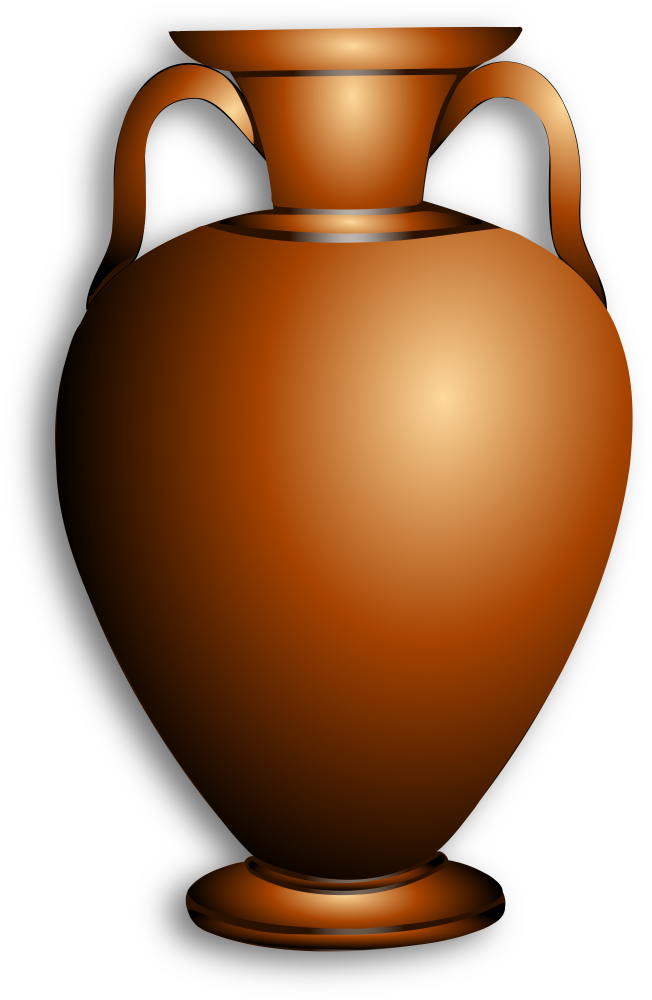
#> input picture assets/artisan.png, 1304 x 2000 px (shown at 1/2 size)
$ python render_card_images.py   (older library calls are emulated)
#> lines starting #> are read from the running program, lines starting #| are printed output that depends on the picture
""" Generate card images from JSON definition of the cards

TODO:
  * create a renderer which has fonts etc, so each function has input triple
    img, card, renderer
  * renderer is a class instance?
  * Font improvement: https://stackoverflow.com/questions/5414639/python-imaging-library-text-rendering

"""
import json
import re

from PIL import Image, ImageDraw, ImageFont, ImageOps
import pandas as pd
import random


# [5 lines left out: function get_fill_color, not called in this run]


def scale_xy(img, xy):
  return (img.size[0]*xy[0], img.size[1]*xy[1])


# [250 lines left out: functions render_text_with_assets, get_smart_text, render_card_name, render_symbol, render_influence_color, render_achievement and 11 more, not called in this run]

# fonts: https://www.urbanfonts.com/fonts/greek-fonts.htm
# matching colors designer:
# https://coolors.co/00a693-703529-c8bfc7-7a9b76-8a7e72
FONT = "assets/GRECOromanLubedWrestling.ttf"

# (28, 57, 187), https://en.wikipedia.org/wiki/Persian_blue
# TODO: what if just single big resource dict?
# - what about defining this data in google sheets?
# - this is now used directly to map the empire name, so would need a nested dict
# - just add to RESOURCES the SIDE_COLORS as 'side_colors'
SIDE_COLORS = {
    # green
    'Persia': (0, 166, 147),
    # red
    'Greece': (112, 53, 41),
    # gray
    'Neutral': (200, 191, 199),
    # yellow, "royal"
    'All': (250,169,22),
    # this is red + green, bright
    #'All': (254,234,0),
}
# all: FEEA00, FFD166, FAA916
# Greek:
# https://www.color-hex.com/color-palette/56669
#GREEK_COLOR = (112, 53, 41)

# create huge global dict that has all assets
ASSET_SIZE = (50, 50)
ASSET_SIZE_SMALL = (35, 35)
ASSETS = {
  'artisan': Image.open("assets/artisan.png").resize(ASSET_SIZE, Image.BILINEAR),
  'blood': Image.open("assets/blood.png").resize(ASSET_SIZE_SMALL, Image.BILINEAR),
  'slave': Image.open("assets/blood.png").resize(ASSET_SIZE_SMALL, Image.BILINEAR),
  'farmer': Image.open("assets/farmer3.png").resize(ASSET_SIZE, Image.BILINEAR),
  'sword': Image.open("assets/sword.png").resize(ASSET_SIZE, Image.BILINEAR),
  'trimeme': Image.open("assets/trimeme3.png").resize(ASSET_SIZE, Image.BILINEAR),
  'noble': Image.open("assets/crown2.png").resize(ASSET_SIZE, Image.BILINEAR),
  #'philosopher': Image.open("assets/philosopher2.png").resize(ASSET_SIZE, Image.BILINEAR),
  'influence': Image.open("assets/influence.png").resize(ASSET_SIZE, Image.BILINEAR),
}
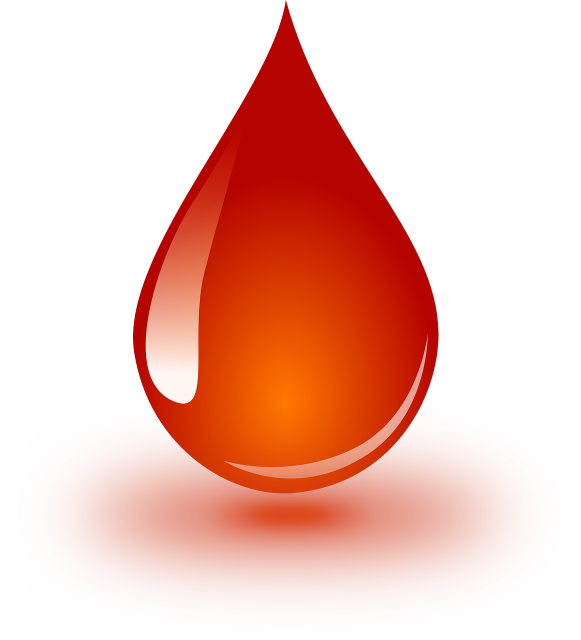
#> input picture assets/blood.png, 1161 x 1280 px (shown at 1/2 size)
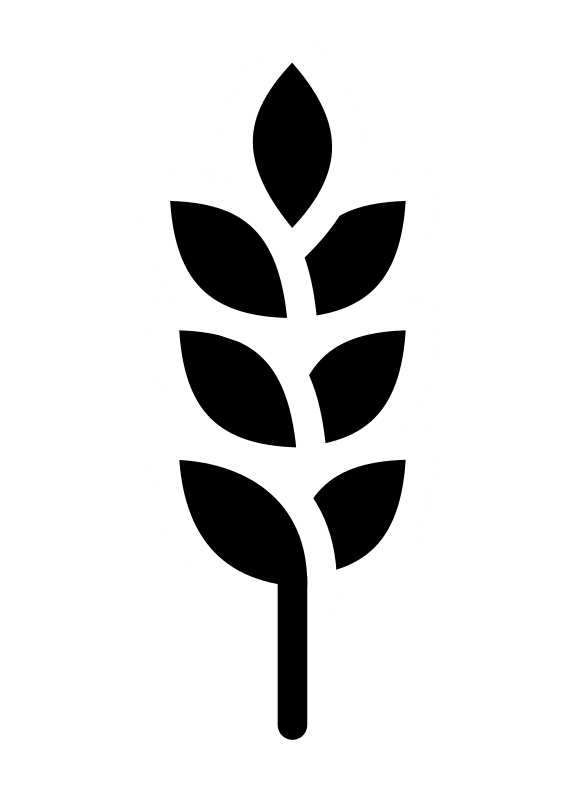
#> input picture assets/farmer3.png, 585 x 800 px
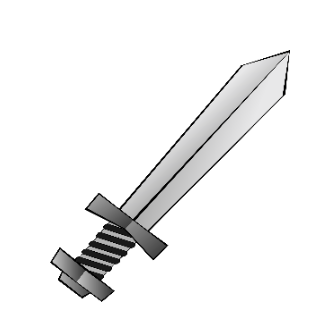
#> input picture assets/sword.png, 326 x 336 px
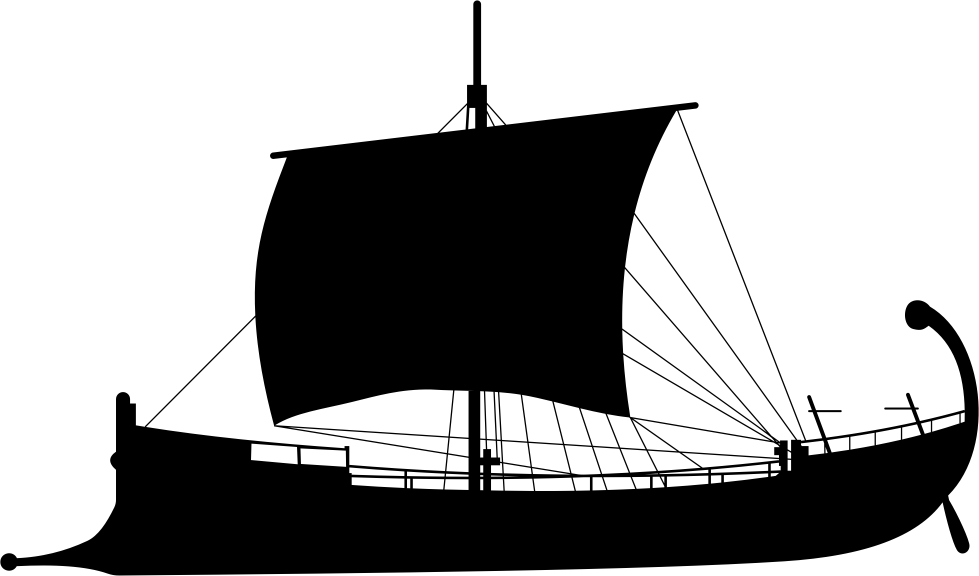
#> input picture assets/trimeme3.png, 1958 x 1152 px (shown at 1/2 size)
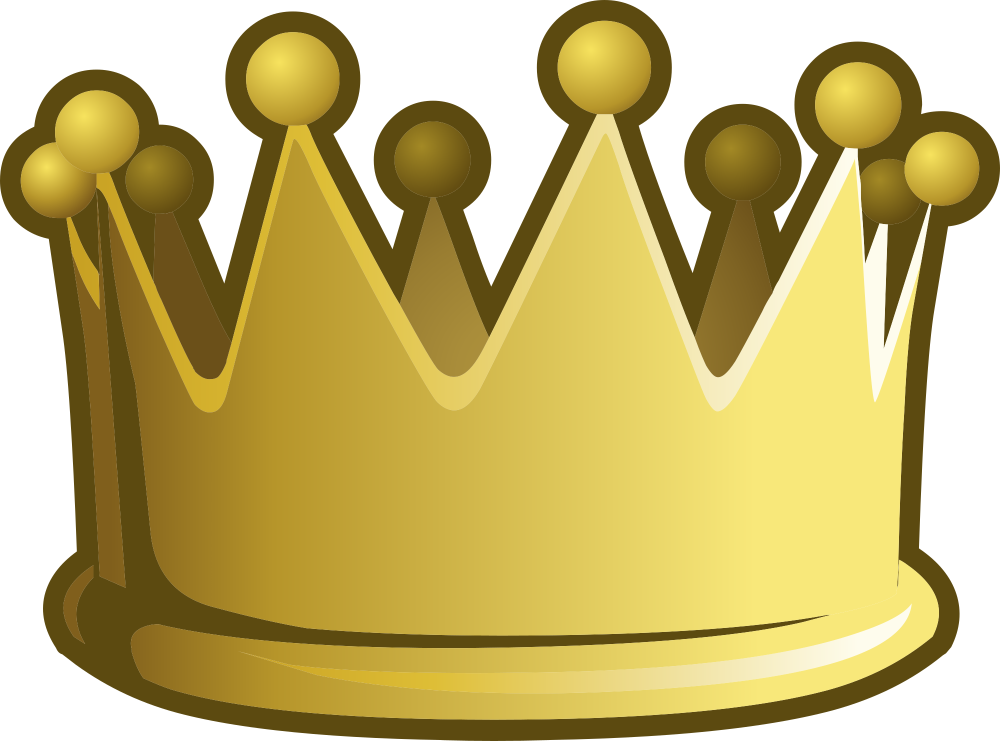
#> input picture assets/crown2.png, 2000 x 1481 px (shown at 1/2 size)
#> (the run stopped early here; a loop or call above may not have finished)
